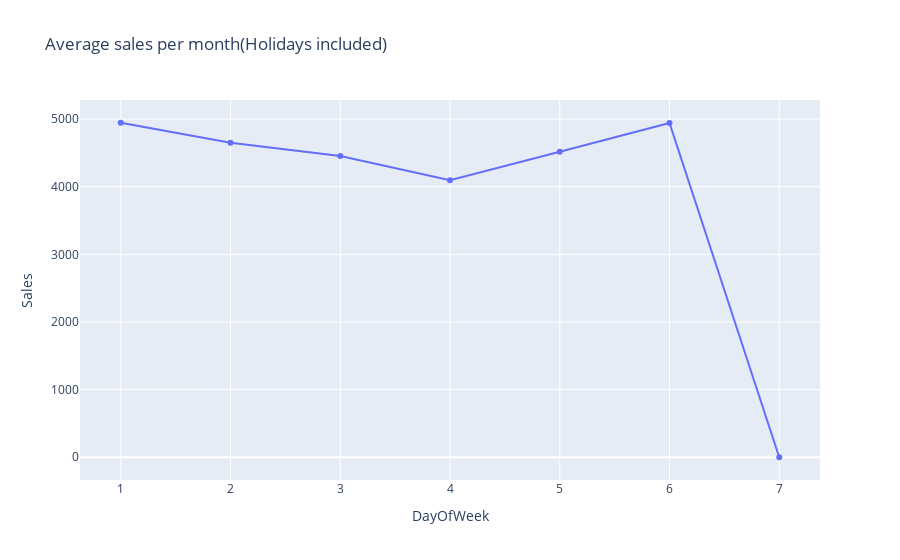

Notebook code cell kept with this figure:
### Markdown cell above
### Check Average Sales based on Day of the week 
In case of STORE 1 : This shows that the sales are high on first and sixth day of the week and is low in fourth day. On the seventh day of the week the store is closed hence there so sales at all.

### Code cell
axis = first_store.groupby('DayOfWeek')[['Sales']].mean()
fig = px.line(axis, x = axis.index, y = 'Sales', title = 'Average sales per month(Holidays included)', markers = True)
fig.show()

### Figure 1 — Plotly figure (JSON) as saved in the notebook; plotly's stock layout.template omitted (floating-point values rounded to 4 significant figures)
{"data": [{"hovertemplate": "DayOfWeek=%{x}<br>Sales=%{y}<extra></extra>", "legendgroup": "", "line": {"color": "#636efa", "dash": "solid"}, "marker": {"symbol": "circle"}, "mode": "markers+lines", "name": "", "orientation": "v", "showlegend": false, "type": "scatter", "x": [1, 2, 3, 4, 5, 6, 7], "xaxis": "x", "y": [4946.0, 4651.0, 4454.0, 4095.0, 4516.0, 4943.0, 0], "yaxis": "y"}], "layout": {"legend": {"tracegroupgap": 0}, "title": {"text": "Average sales per month(Holidays included)"}, "xaxis": {"anchor": "y", "domain": [0, 1], "title": {"text": "DayOfWeek"}}, "yaxis": {"anchor": "x", "domain": [0, 1], "title": {"text": "Sales"}}}}
